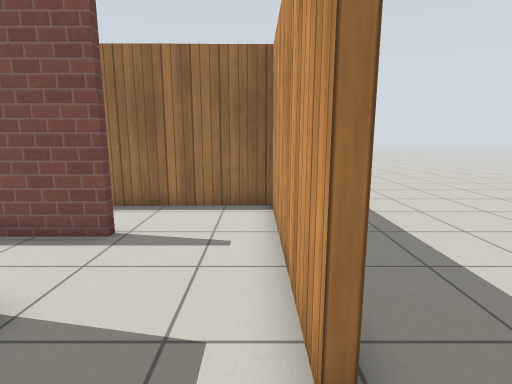
view 1 (above)

20 first-person views from a walk through a Gazebo world. The camera is 1.1 m above the floor, tilts 10° down and sees 80° across. The floor is counted in squares, 0.5 m on a side. Each view is taken from the middle of a square. On the plan, view 1 faces up. The plan holds only what a view shows up to about 18 squares ahead; the rest is blank. Gazebo's built-in surfaces are drawn with simple patterns.

view 2
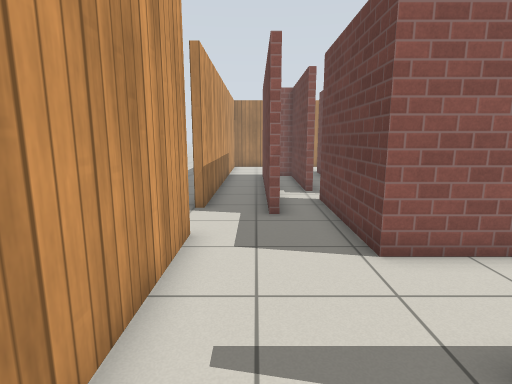

view 3
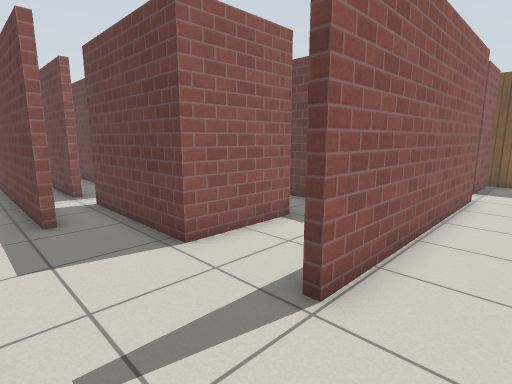

view 4
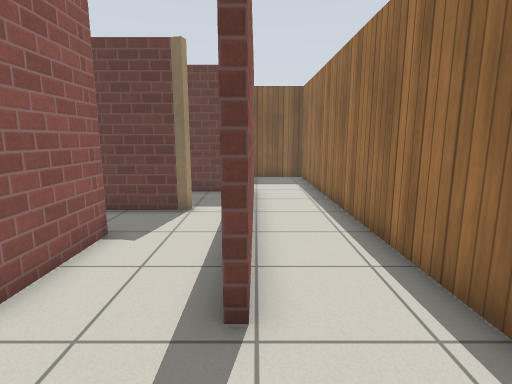

view 5
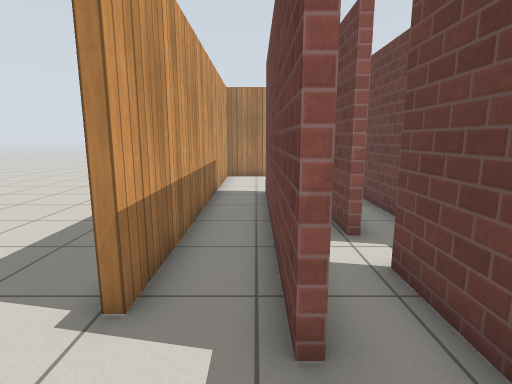

view 6
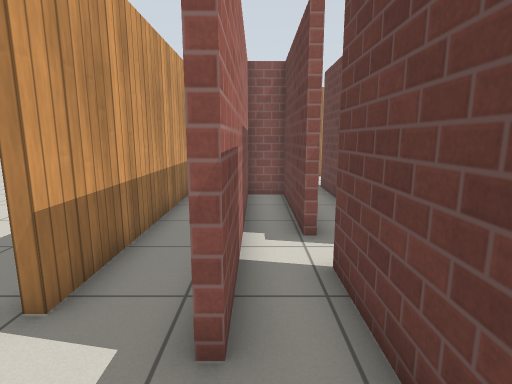

view 7
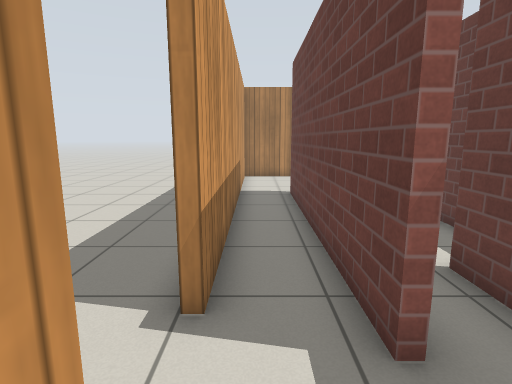

view 8
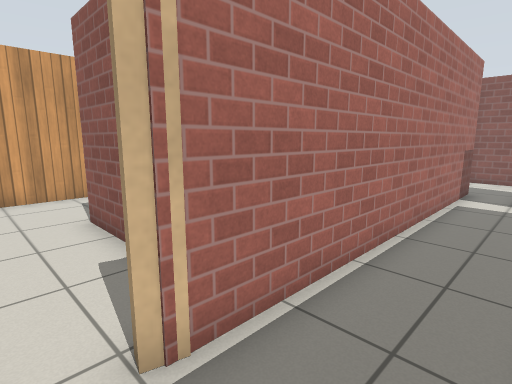

view 9
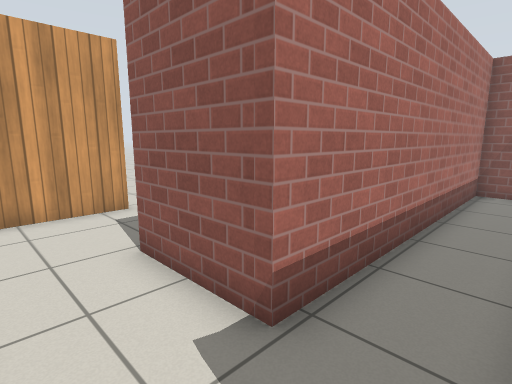

view 10
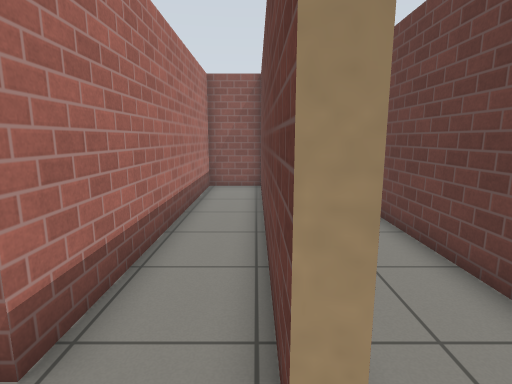

view 11
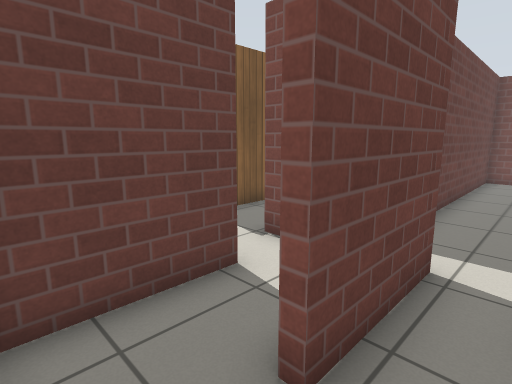

view 12
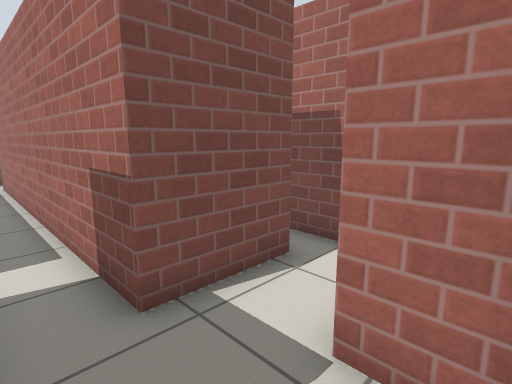

view 13
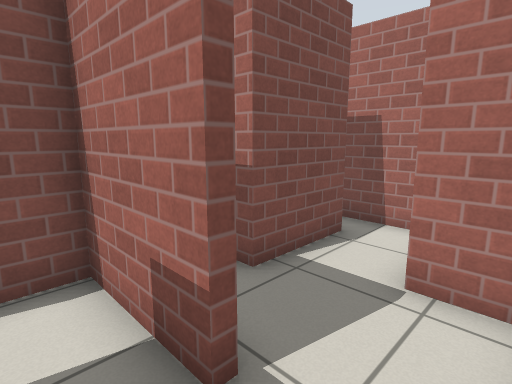

view 14
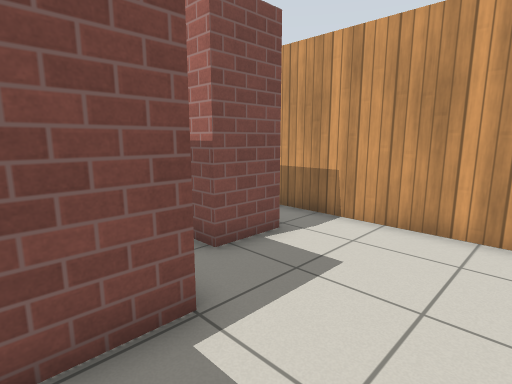

view 15
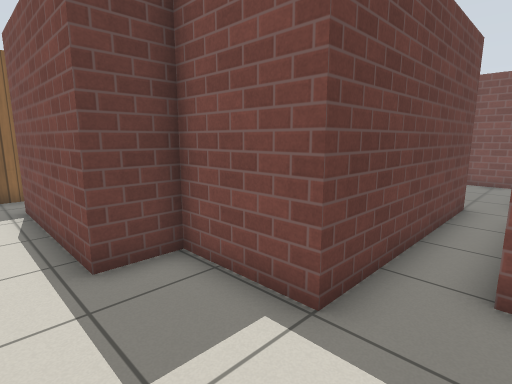

view 16
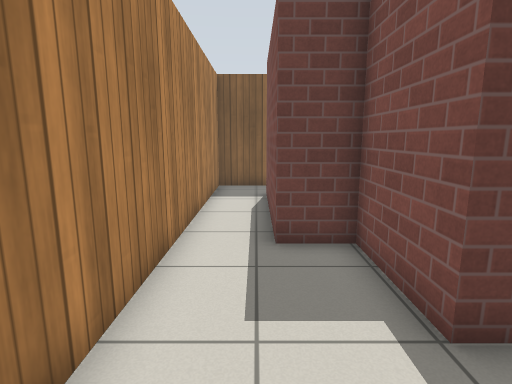

view 17
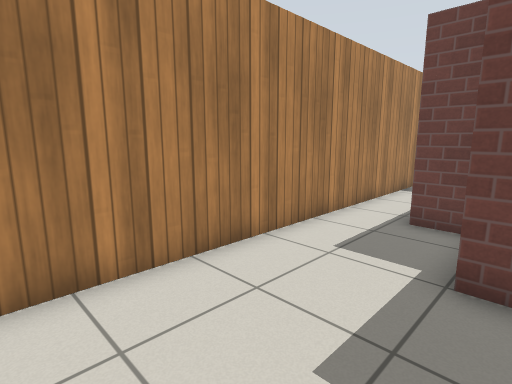

view 18
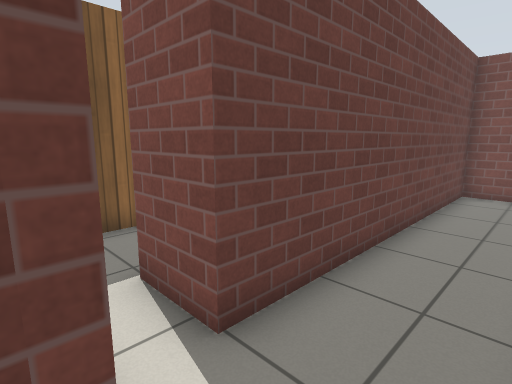

view 19
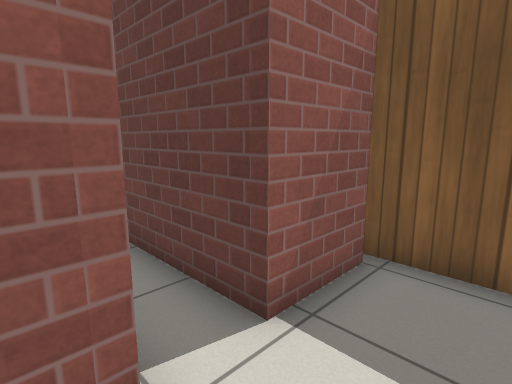

view 20
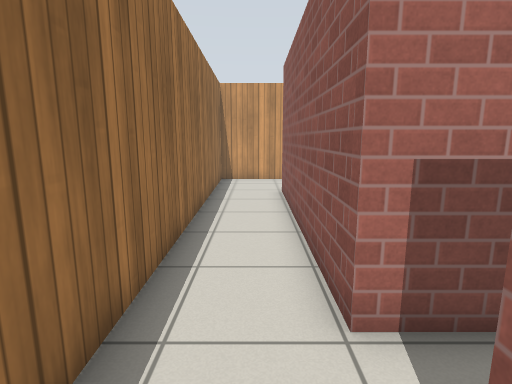

### Floor plan
Ten units are one square. View 1 is at (0, 0); x grows to the right and y downward. Boxes are objects, and circles mark ways between rooms. Rooms are numbered by the first view taken in them; rooms with no view inside come last. Other rooms are left out.
<svg viewBox="-179 -104 194 256">
<path fill="none" stroke="#000" d="M-35 37 -31 37M-50 29 -50 109 -82 109 -82 126 -142 126M-17 16 -17 -4M-14 -4 -14 92 -34 92 -34 84M5 -21 5 -36M-44 -33 -61 -33M-33 -36 -33 20M-145 147 5 147 5 5M-128 -51 -128 -69 -33 -69M-171 -67 -145 -67 -145 -26M5 -75 5 -99 -174 -96 -174 -65M-33 -69 -33 -66 -58 -66M-92 -46 -92 76M5 -36 5 -75M-92 81 -68 81 -68 -36 -33 -36M-113 65 -113 101M-96 -45 -94 -51M-85 84 -95 84 -95 -49M-91 -50 -92 -45M-110 -66 -125 -66 -125 51 -146 51M-85 120 -85 105M-105 123 -89 123M-116 101 -116 84M-139 85 -139 119M-31 37 -31 89 -17 89 -17 16M-116 84 -116 69 -128 69"/>
<circle cx="-10" cy="-30" r="3" fill="#2a7"/>
<circle cx="-20" cy="5" r="3" fill="#2a7"/>
<circle cx="-30" cy="25" r="3" fill="#2a7"/>
<circle cx="-15" cy="-70" r="3" fill="#2a7"/>
<circle cx="-90" cy="-55" r="3" fill="#2a7"/>
<circle cx="-110" cy="115" r="3" fill="#2a7"/>
<circle cx="-130" cy="95" r="3" fill="#2a7"/>
<text x="-40" y="70">1</text>
<text x="-100" y="-80">2</text>
<text x="-50" y="-40">3</text>
<text x="-110" y="20">4</text>
<text x="-120" y="110">5</text>
<text x="-20" y="50">6</text>
<text x="-130" y="80">7</text>
</svg>
Room 1 opens to room 3. Room 1 opens to room 6. Room 2 opens to room 3. Room 3 opens to room 4. Room 4 opens to room 5. Room 5 opens to room 7.

Where each view was taken, in squares from view 1:
view 1: 0 up, 0 right, facing up
view 2: 9 up, 1 left, facing down
view 3: 9 up, 0 right, facing down-left
view 4: 7 up, 0 right, facing left
view 5: 3 up, 1 left, facing down
view 6: 3 up, 2 left, facing down
view 7: 3 up, 0 right, facing down
view 8: 6 up, 12 left, facing down-right
view 9: 6 up, 9 left, facing down-right
view 10: 6 up, 9 left, facing down
view 11: 12 down, 10 left, facing up-left
view 12: 12 down, 11 left, facing up-right
view 13: 12 down, 13 left, facing up-right
view 14: 14 down, 7 left, facing up-right
view 15: 14 down, 3 left, facing up-left
view 16: 13 down, 2 left, facing left
view 17: 10 down, 0 right, facing down-left
view 18: 7 down, 10 left, facing up-left
view 19: 9 up, 12 left, facing down-left
view 20: 8 up, 16 left, facing right
